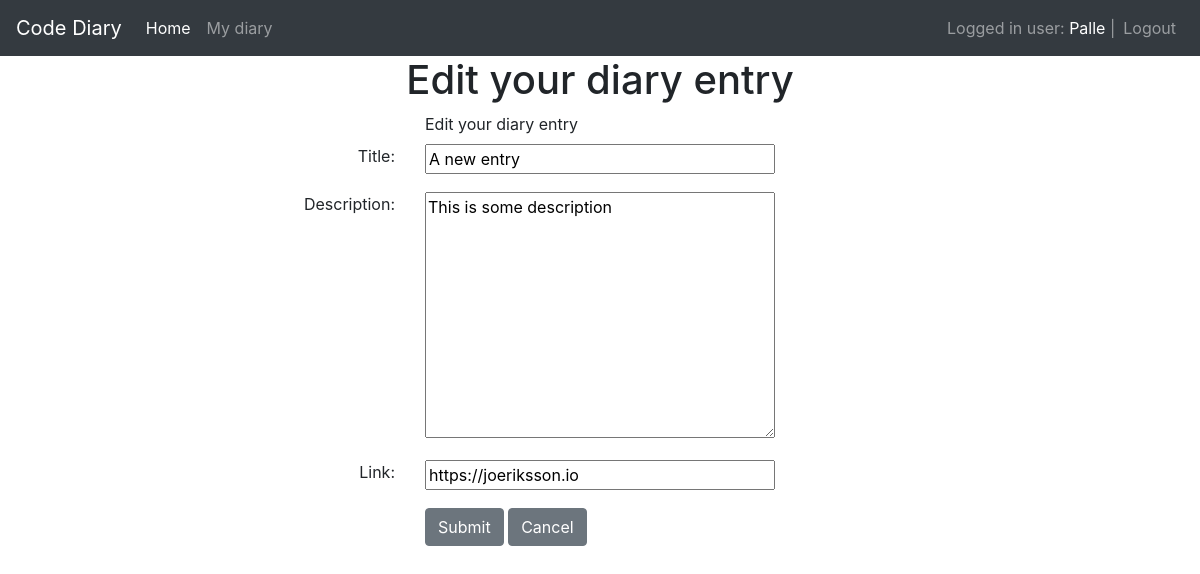
The page /diaries/edit/5 (signed in) on the database as committed earlier.
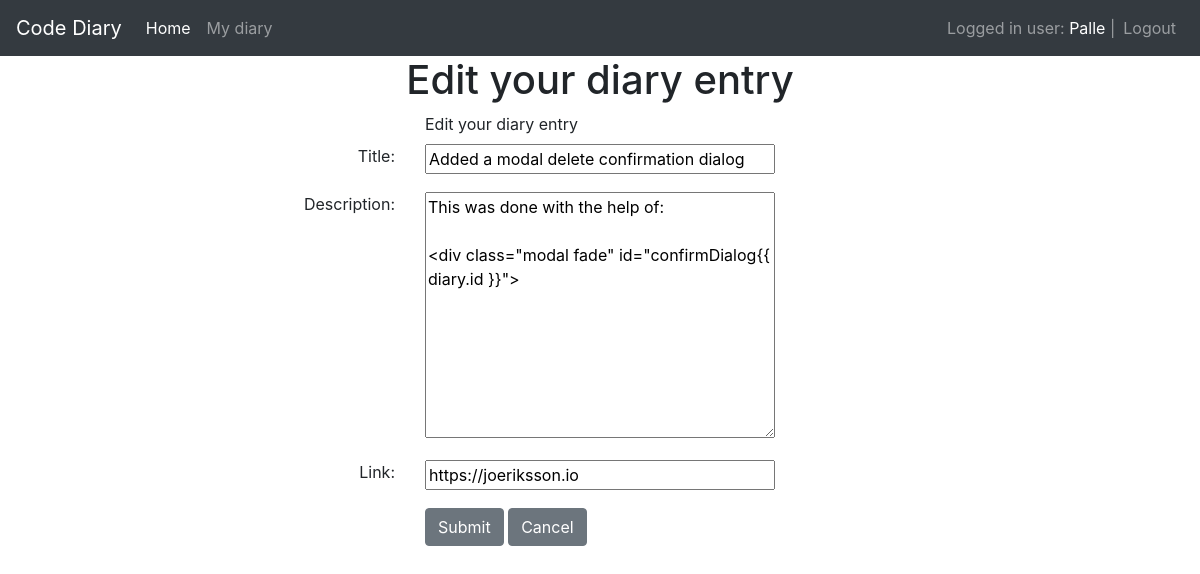
The same page on the database as committed later.
### app/models/diaries.py (models this page shows, shortened)
class Diary(db.Model):
    id = db.Column(db.Integer, primary_key=True)
    title = db.Column(db.String(100), nullable=False)
    description = db.Column(db.String(500))
    link = db.Column(db.String(256))
    created_date = db.Column(db.DateTime, default=datetime.now)  # new field
    user_id = db.Column(db.Integer, db.ForeignKey('user.id'), nullable=False)

### app/views/diaries.py (the view, shortened to what this page needs)
@diary_blueprint.route('/edit/<string:diary_id>', methods=['GET', 'POST'])
@login_required
def edit_diary(diary_id):
    diary = load_diary(diary_id)
    return render_template('diaries/edit.html', diary=diary)

### app/views/diaries.py (called while the page is built)
def load_diary(diary_id):
    diary = Diary.query.filter_by(id=diary_id).first()
    return diary

### app/views/users.py (called while the page is built)
@login_manager.user_loader
def load_user(user_id):
    return User.query.get(int(user_id))

### app/templates/diaries/edit.html
{% extends 'base.html' %}
{% block content %}
    <div class="container text-center">
        <h1>Edit your diary entry</h1>
        <div>
            <form method="POST">
                <div class="row">
                    <div class="col-sm"></div>
                    <div class="col-md text-left">
                        <label for="Diary Creation">Edit your diary entry</label>
                    </div>
                    <div class="col-sm"></div>
                </div>
                <div class="form-group">
                    <div class="row">
                        <div class="col-sm text-right">
                            <label for="title">Title: </label>
                        </div>
                        <div class="col-md text-left">
                            <input class="w-100" type="text" name="title" value="{{ diary.title }}">
                        </div>
                        <div class="col-sm"></div>
                    </div>
                </div>
                <div class="form-group">
                    <div class="row">
                        <div class="col-sm text-right">
                            <label for="description">Description: </label>
                        </div>
                        <div class="col-md text-left">
                            <textarea class="w-100" name="description" rows="10">{{ diary.description }}</textarea>
                        </div>
                        <div class="col-sm"></div>
                    </div>
                </div>
                <div class="form-group">
                    <div class="row">
                        <div class="col-sm text-right">
                            <label for="link">Link: </label>
                        </div>
                        <div class="col-md text-left">
                            <input class="w-100" type="url" name="link" value="{{ diary.link }}">
                        </div>
                        <div class="col-sm"></div>
                    </div>
                </div>
                <div class="form-group">
                    <div class="row">
                        <div class="col-sm text-right"></div>
                        <div class="col-md text-left">
                            <button class="btn btn-secondary" type="submit" value="Submit">Submit</button>
                            <a class="btn btn-secondary" href="{{ url_for('diaries.index') }}" role="button">Cancel</a>
                        </div>
                        <div class="col-sm"></div>
                    </div>
                </div>
            </form>
        </div>
    </div>
{% endblock %}

Rows that differ between the two databases and show on the page:
changed Diary "https://joeriksson.io": title "A new entry" → "Added a modal delete confirmation dialog"; description "This is some description" → "This was done with the help of: <div class=\"modal fade\" id=\"confirmDialog{{ diary.id }}\">"
